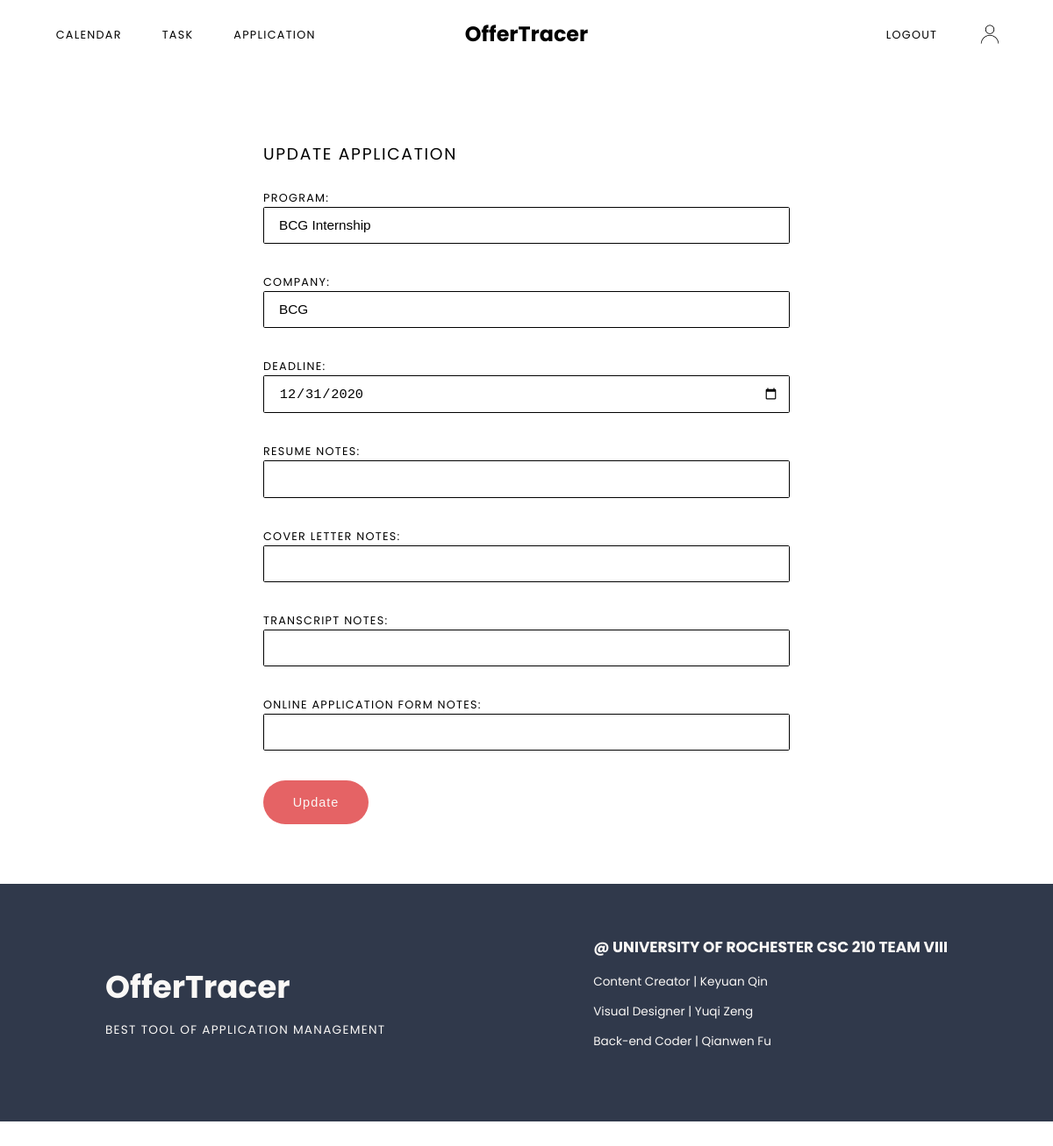
/job_update/1 (signed in), run on an earlier commit of the app's database.
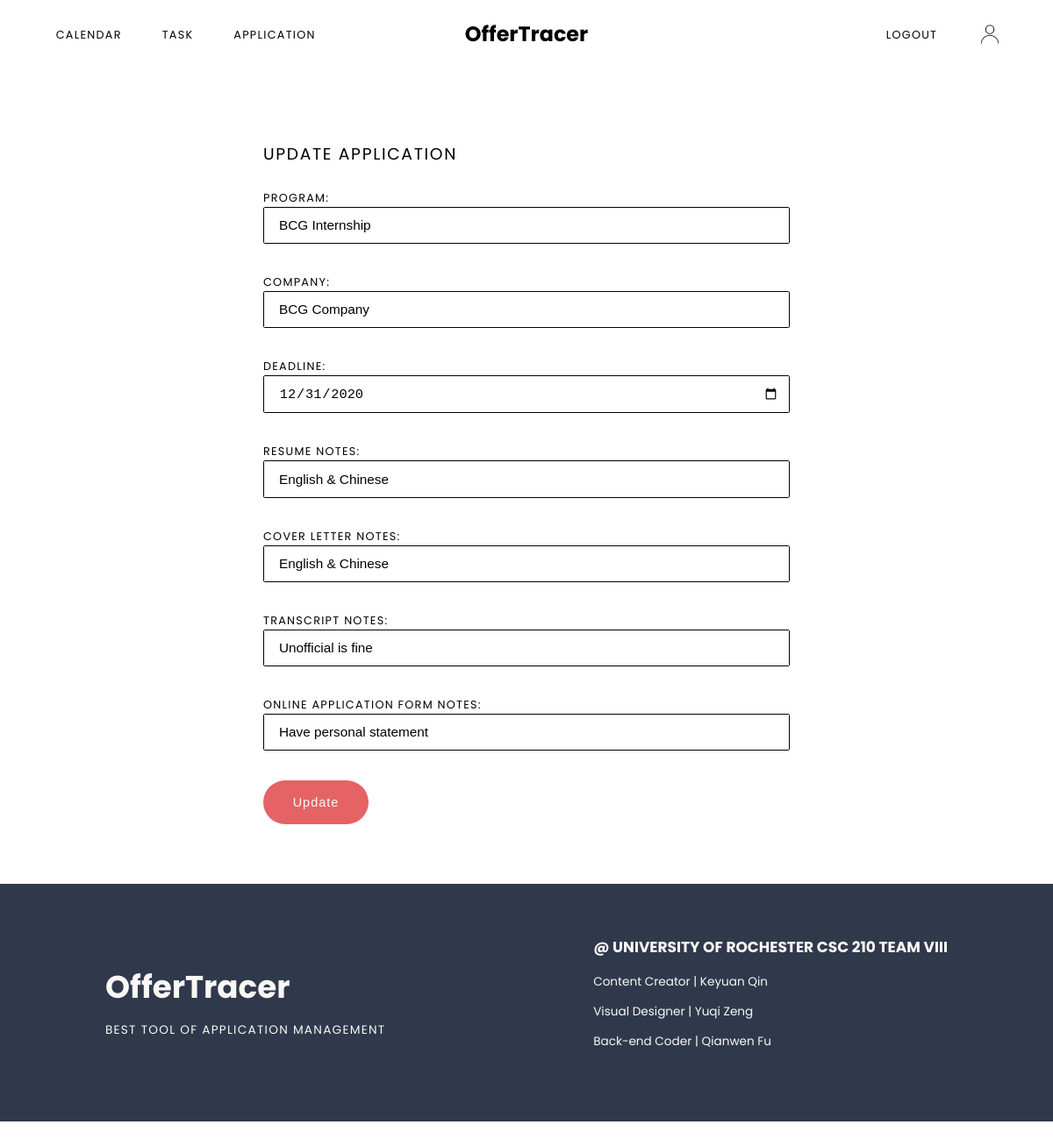
And on a later commit of the database.
### models.py (models this page shows, shortened)
class Job(db.Model):
	id = db.Column(db.Integer, primary_key=True)
	program = db.Column(db.String(100), nullable=False)
	company = db.Column(db.String(100), nullable=False)
	deadline = db.Column(db.DateTime)
	complete = db.Column(db.Boolean(False), nullable=False)
	resume = db.Column(db.Boolean(False), nullable=False)
	resumeNotes = db.Column(db.Text)
	coverletter = db.Column(db.Boolean(False), nullable=False)
	coverletterNotes = db.Column(db.Text)
	transcript = db.Column(db.Boolean(False), nullable=False)
	transcriptNotes = db.Column(db.Text)
	onlineForm = db.Column(db.Boolean(False), nullable=False)#online application form whether filled out or not
	onlineFormNotes = db.Column(db.Text)
	user_id = db.Column(db.Integer, db.ForeignKey('user.id'), nullable=False)
	tasks = db.relationship('Task', backref='position', lazy=True)
	assessments = db.relationship('Assessment', backref='position', lazy=True)

### main.py (the view, shortened to what this page needs)
@main.route('/job_update/<int:job_id>', methods=['GET','POST'])
@login_required
def job_update(job_id):
	job = Job.query.get_or_404(job_id)
	return render_template('update_job.html', job=job)

### app.py (called while the page is built)
@login_manager.user_loader
def load_user(user_id):
	return User.query.get(int(user_id))

### templates/update_job.html (shortened to what this page needs)
{% extends "baseLogged.html" %}
{% block content %}
<div class="sectionContainer">
	<form method="POST" action="" class="content containAlignCenter loginContent">
		<h2>Update Application</h2>
		<label for="program">Program: </label><br><input type="text" name="program" id="program" class="inputNormal" value="{{job.program}}" required><br>
		<label for="company">Company: </label><br><input type="text" name="company" id="company" class="inputNormal" value="{{job.company}}" required><br>
		<label for="deadline">Deadline: </label><br><input type="date" name="deadline" id="deadline" class="inputNormal" value="{{job.deadline.date()}}" required><br>
		<label for="resumeNotes">Resume Notes:</label><br><input type="text" name="resumeNotes" id="resumeNotes" class="inputNormal" value="{{job.resumeNotes}}"><br>
		<label for="coverletterNotes">Cover Letter Notes:</label><br><input type="text" name="coverletterNotes" id="coverletterNotes" class="inputNormal" value="{{job.coverletterNotes}}"><br>
		<label for="transcriptNotes">Transcript Notes:</label><br><input type="text" name="transcriptNotes" id="transcriptNotes" class="inputNormal" value="{{job.transcriptNotes}}"><br>
		<label for="onlineFormNotes">Online Application Form Notes:</label><br><input type="text" name="onlineFormNotes" id="onlineFormNotes" class="inputNormal" value="{{job.onlineFormNotes}}"><br>
		<input type="submit" value="Update" class="submit updateSave" id="submit">
	</form>
</div>
{% endblock %}

What changed in the data, as far as the page shows it:
changed Job "BCG Internship": company "BCG" → "BCG Company"; resumeNotes (not shown) → "English & Chinese"; coverletterNotes (not shown) → "English & Chinese"; transcriptNotes (not shown) → "Unofficial is fine"; onlineFormNotes (not shown) → "Have personal statement"
